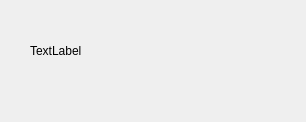
<?xml version="1.0" encoding="UTF-8"?>
<ui version="4.0">
 <class>ProgressNumberWidget</class>
 <widget class="QWidget" name="ProgressNumberWidget">
  <property name="geometry">
   <rect>
    <x>0</x>
    <y>0</y>
    <width>306</width>
    <height>122</height>
   </rect>
  </property>
  <property name="windowTitle">
   <string>ProgressNumberWidget</string>
  </property>
  <widget class="QLabel" name="label">
   <property name="geometry">
    <rect>
     <x>30</x>
     <y>30</y>
     <width>261</width>
     <height>41</height>
    </rect>
   </property>
   <property name="text">
    <string>TextLabel</string>
   </property>
  </widget>
 </widget>
 <layoutdefault spacing="6" margin="11"/>
 <resources/>
 <connections/>
</ui>
